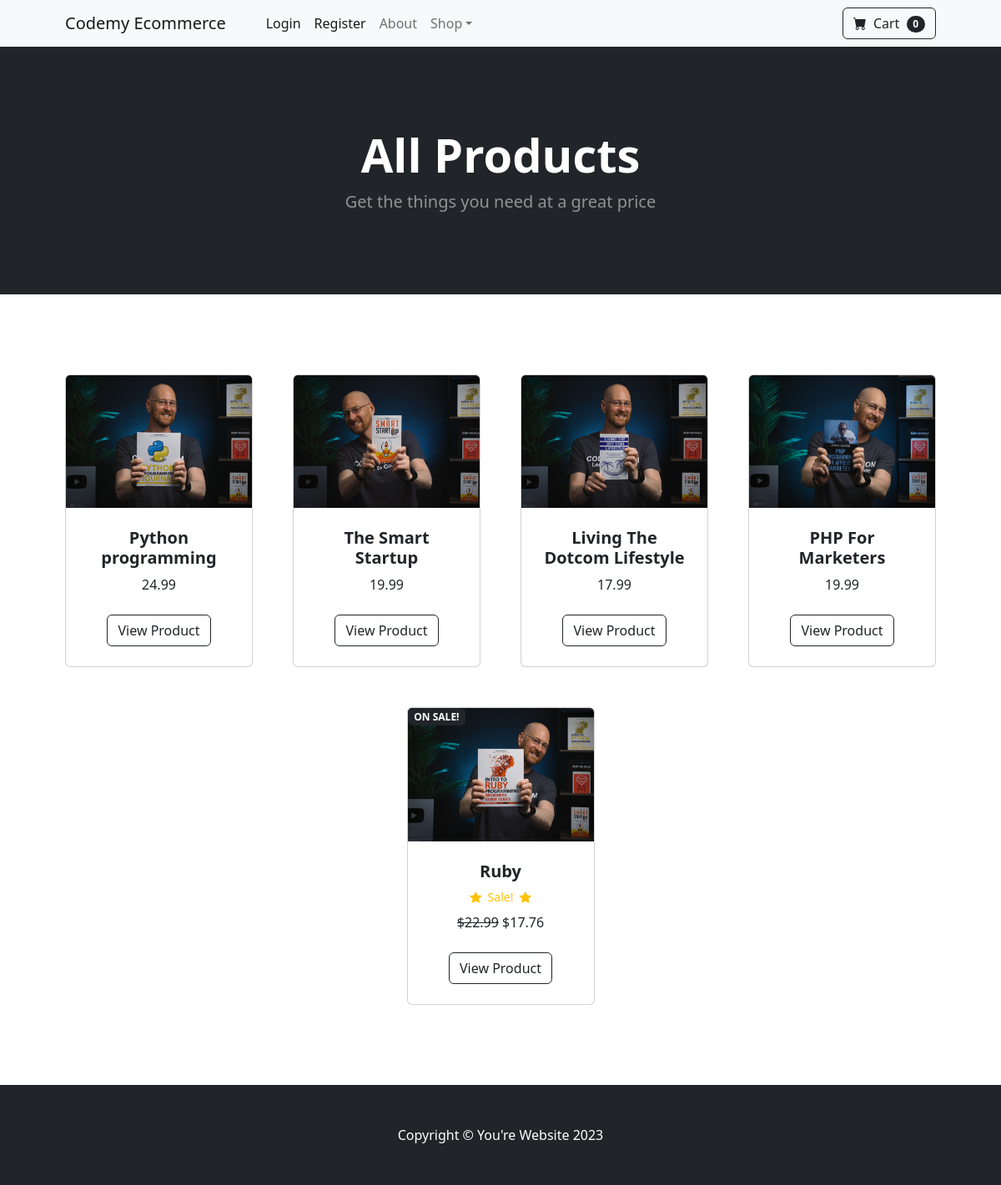
The app's page /, older data.
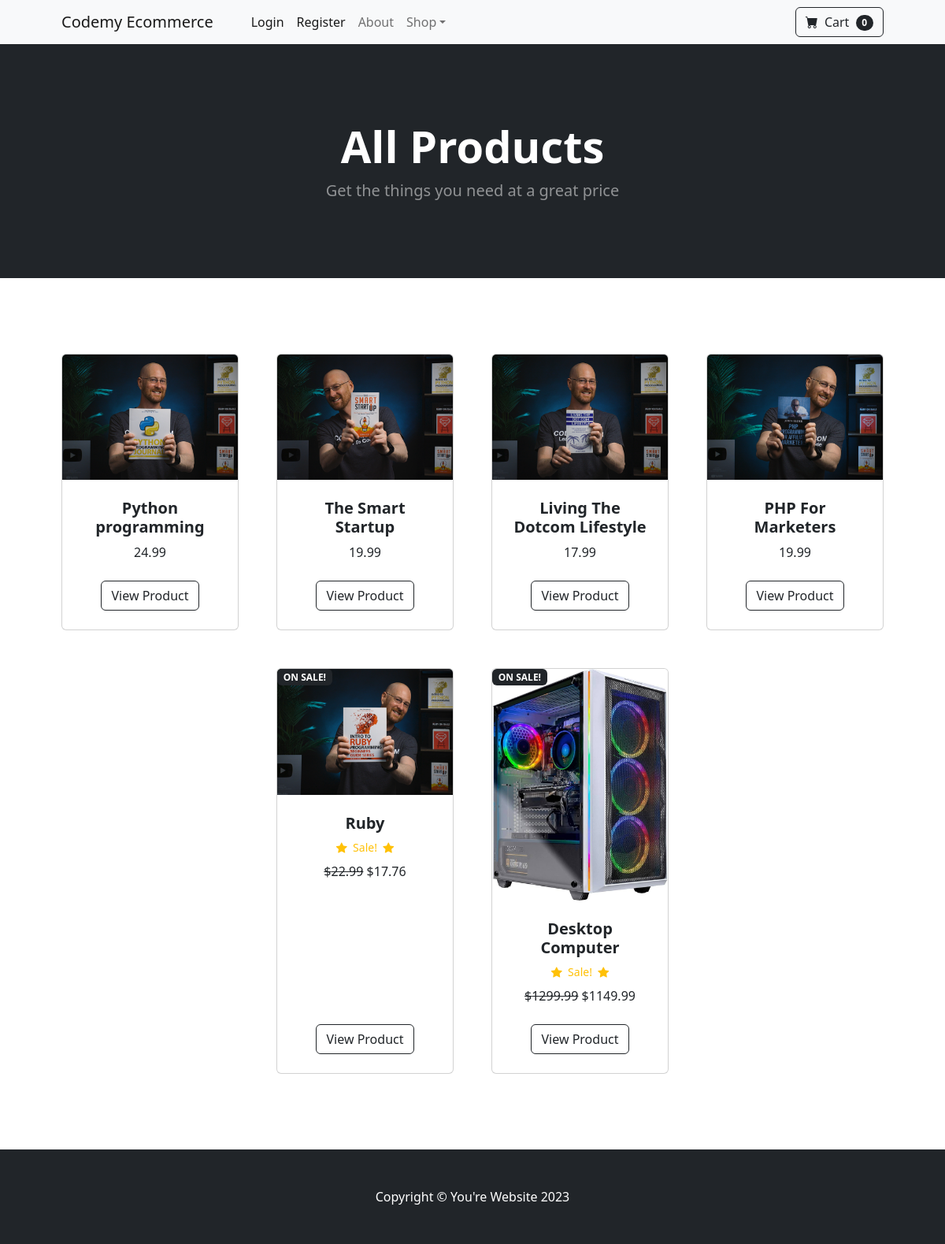
The same page, newer data.
### store/models.py (models this page shows, shortened)
class Product(models.Model):
    name = models.CharField(max_length=100)
    price = models.DecimalField(default=0, decimal_places=2, max_digits=6)
    category = models.ForeignKey(Category, on_delete=models.CASCADE, default=1)
    description = models.CharField(max_length=300, default='', blank=True, null=True)
    image = models.ImageField(upload_to='uploads/product/')
    on_sale = models.BooleanField(default=False)
    sale_price = models.DecimalField(default=0, decimal_places=2, max_digits=6)

### store/views.py (the view)
# urls.py: 2. Add a URL to urlpatterns:  path('', views.home, name='home')
def home(request):
    products = Product.objects.all()
    return render(request, 'home.html', {"products": products})

### cart/cart.py (called while the page is built)
    def __len__(self):
        return len(self.cart)

### cart/context_processors.py (called while the page is built)
def cart(request):
    return {'cart': Cart(request)}

### store/templates/home.html
{% extends 'base.html' %}
{% load static %}
{% block content %}
<header class="bg-dark py-5">
	<div class="container px-4 px-lg-5 my-5">
		<div class="text-center text-white">
			<h1 class="display-4 fw-bolder">All Products</h1>
			<p class="lead fw-normal text-white-50 mb-0">
				Get the things you need at a great price
			</p>
		</div>
	</div>
</header>
<section class="py-5">
	<div class="container px-4 px-lg-5 mt-5">
		<div
			class="row gx-4 gx-lg-5 row-cols-2 row-cols-md-3 row-cols-xl-4 justify-content-center">
			{% for product in products %}
				{% if product.on_sale %}
				<div class="col mb-5">
					<div class="card h-100">
						<div
							class="badge bg-dark text-white position-absolute"
							style="top:0.5rem right:0.5rem">
							ON SALE!
						</div>
						<img
							class="card-img-top"
							src="{{ product.image.url }}"
							alt="{{ product.name }}" />
						<div class="card-body p-4">
							<div class="text-center">
								<h5 class="fw-bolder">{{ product.name }}</h5>
								<div
									class="d-flex justify-content-center small text-warning mb-2">
									<div class="bi-star-fill"></div>
									&nbsp;&nbsp;Sale!&nbsp;&nbsp;
									<div class="bi-star-fill"></div>
								</div>
								<strike>${{ product.price }}</strike>
								${{ product.sale_price }}
							</div>
						</div>
						<div
							class="card-footer p-4 pt-0 border-top-0 bg-transparent">
							<div class="text-center">
								<a class="btn btn-outline-dark mt-auto" href="{% url 'product' product.id %}"
									>View Product</a
								>
							</div>
						</div>
					</div>
				</div>
				{% else %}
				<div class="col mb-5">
					<div class="card h-100">
						<img
							class="card-img-top"
							src="{{ product.image.url }}"
							alt="{{ product.name }}" />
						<div class="card-body p-4">
							<div class="text-center">
								<h5 class="fw-bolder">{{ product.name }}</h5>
								{{ product.price }}
							</div>
						</div>
						<div
							class="card-footer p-4 pt-0 border-top-0 bg-transparent">
							<div class="text-center">
								<a class="btn btn-outline-dark mt-auto" href="{% url 'product' product.id %}"
									>View Product</a
								>
							</div>
						</div>
					</div>
				</div>
				{% endif %}
			{% endfor %}
		</div>
	</div>
</section>
{% endblock content %}

### store/templates/base.html (shortened to what this page needs)
{% load static %}
    <!DOCTYPE html>
    <html lang="en">
        <head>
            <link
                href="https://cdn.jsdelivr.net/npm/bootstrap-icons@1.5.0/font/bootstrap-icons.css"
                rel="stylesheet" />
            <link href="{% static 'css/styles.css' %}" rel="stylesheet" />
            <link href="{% static 'css/custom_styles.css' %}" rel="stylesheet" />
        </head>
        <body>
            {% include "navbar.html" %}
            {% block content %}
            {% endblock content %}
            {% include "footer.html" %}
        </body>
    </html>

### store/templates/navbar.html (shortened to what this page needs)
<nav class="navbar navbar-expand-lg navbar-light bg-light">
	<div class="container px-4 px-lg-5">
		<a class="navbar-brand" href="{% url 'home' %}">Codemy Ecommerce</a>
		<div class="collapse navbar-collapse" id="navbarSupportedContent">
			<ul class="navbar-nav me-auto mb-2 mb-lg-0 ms-lg-4">
				{% if user.is_authenticated %}
				<li class="nav-item">
					<a
						class="nav-link active"
						aria-current="page"
						href="{% url 'logout' %}"
						>Logout</a
					>
				</li>
				{% else %}
				<li class="nav-item">
					<a
						class="nav-link active"
						aria-current="page"
						href="{% url 'login' %}"
						>Login</a
					>
				</li>
				<li class="nav-item">
					<a
						class="nav-link active"
						aria-current="page"
						href="{% url 'register' %}"
						>Register</a
					>
				</li>
				{% endif %}
				<li class="nav-item">
					<a class="nav-link" href="{% url 'about' %}">About</a>
				</li>
				<li class="nav-item dropdown">
					<a
						class="nav-link dropdown-toggle"
						id="navbarDropdown"
						href="#"
						role="button"
						data-bs-toggle="dropdown"
						aria-expanded="false"
						>Shop</a
					>
				</li>
			</ul>
			<form class="d-flex">
				<a href="{% url 'cart-summary' %}" class="btn btn-outline-dark">
					<i class="bi-cart-fill me-1"></i>
					Cart
					<span class="badge bg-dark text-white ms-1 rounded-pill"
						id="cart-quantity"
						>{{ cart|length }}</span
					></a>
			</form>
		</div>
	</div>
</nav>

### store/templates/footer.html
<footer class="py-5 bg-dark">
	<div class="container">
		<p class="m-0 text-center text-white">
			Copyright &copy; You're Website 2023
		</p>
	</div>
</footer>

Row changes from the older to the newer data that the page shows:
added Product: image (picture), name "Desktop Computer", price "1299.99", sale_price "1149.99"
